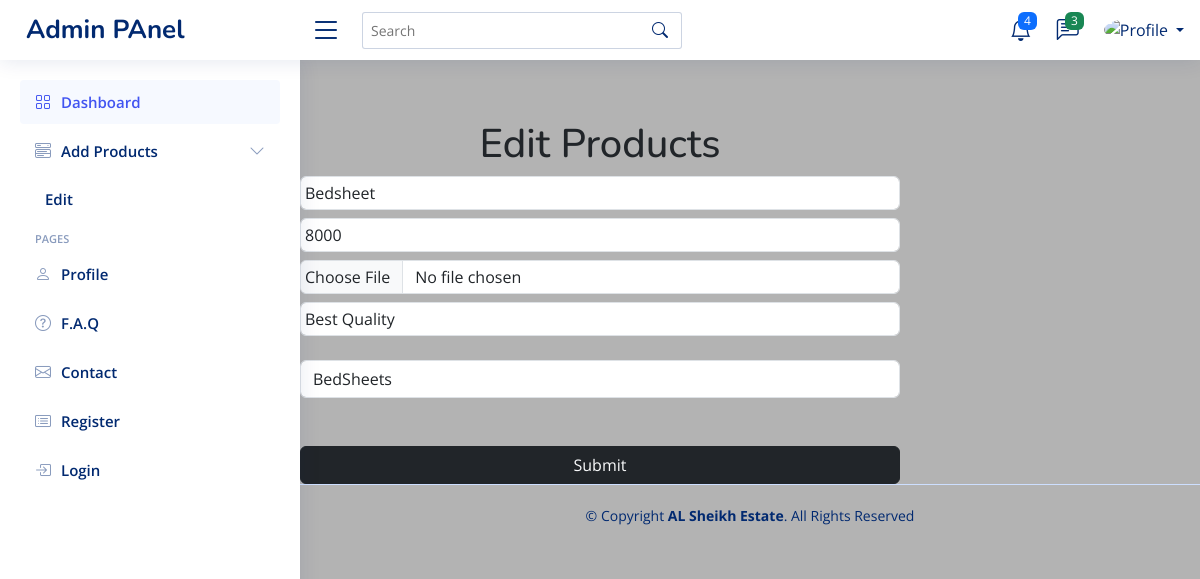
/NiceAdmin/edit_product.php?id=65, run on the app's committed database.
### tables this page shows
CREATE TABLE `products` (
  `prod_id` int(11) NOT NULL,
  `prodname` varchar(100) NOT NULL,
  `prodprice` int(11) NOT NULL,
  `prodimage` varchar(255) NOT NULL,
  `Prod_Desc` varchar(255) NOT NULL,
  `Prod_Category` int(11) DEFAULT NULL
);

### NiceAdmin/edit_product.php (the view, shortened to what this page needs)
<?php
    include("header.php");
    include("config.php");
    $id = $_GET["id"];
    $edit_query = "SELECT * FROM products where prod_id = '$id'";
    $edit_result = mysqli_query($conn,$edit_query);
    $row = mysqli_fetch_assoc($edit_result);
?>
     <br><br><br>
     <form class="form w-50 mt-5  mx-auto" action="editproduct_Backend.php" method="POST" enctype="multipart/form-data">
        <h1 class=" text-center text-dark mt-5">Edit  Products</h1>
        <input value="<?php echo $row["prodname"] ?>" class="form-control p-1 mt-2"  type="text"  name="prodname">
        <input value="<?php echo $row["prodprice"] ?>"   class="form-control p-1 mt-2"  type="text"  name="prodprice" >
        <input value="<?php echo $row["prodimage"] ?>"  class="form-control p-1 mt-2"  type="file"  name="prodimage">
        <input value="<?php echo $row["Prod_Desc"] ?>"  class="form-control p-1 mt-2"  type="text"  name="Prod_Desc" required>
        <br>
        <select  name="cat" id="" class=" form-control">
            <?php
                $qry= "select * from categories";
                $res= mysqli_query($conn, $qry);
                while($data=mysqli_fetch_assoc($res)){
            ?>
                <option value="<?php echo $data['Cat_Id'] ?>"><?php echo $data['Category'] ?></option>
                <?php }?>
            </select>
                <input class="btn btn-dark text-light w-100 mt-5 " type="submit" name="submit">
    </form>
<?php
include ("footer.php");
?>

### NiceAdmin/assets/css/style.css (style rules this page uses)
:root { scroll-behavior: smooth; }
body { font-family: "Open Sans", sans-serif; background: #b3b3b3; color: #444444; }
h1, h2, h3, h4, h5, h6 { font-family: "Nunito", sans-serif; }

### data on the page
products: prodname "Bedsheet", prodprice "8000", Prod_Desc "Best Quality"

### other printed values
form field cat "BedSheets"
